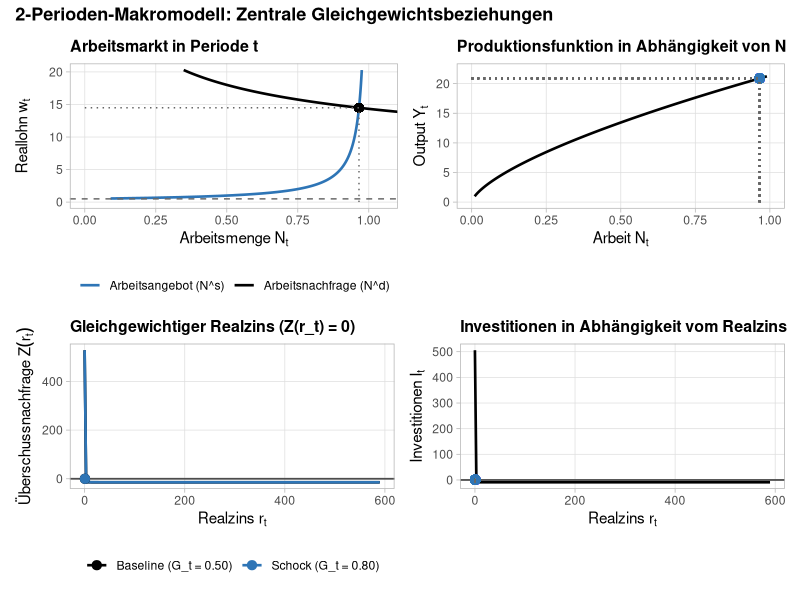
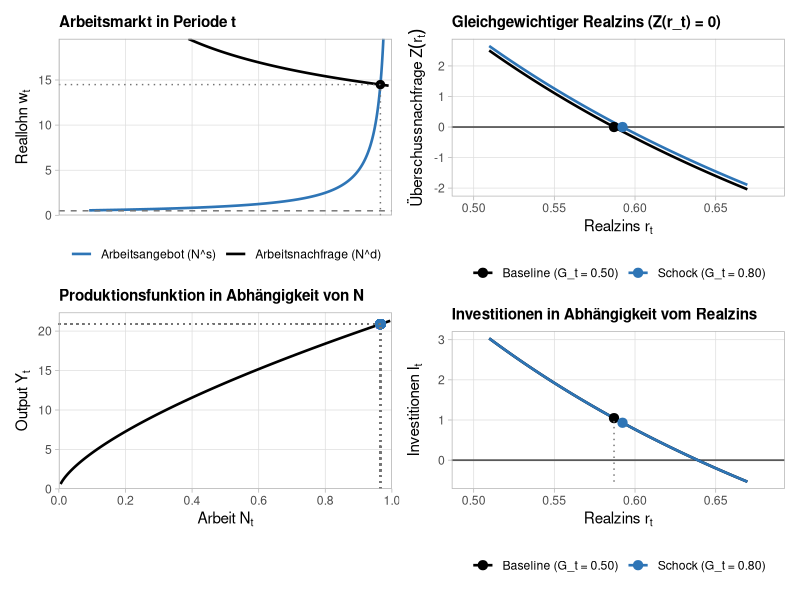
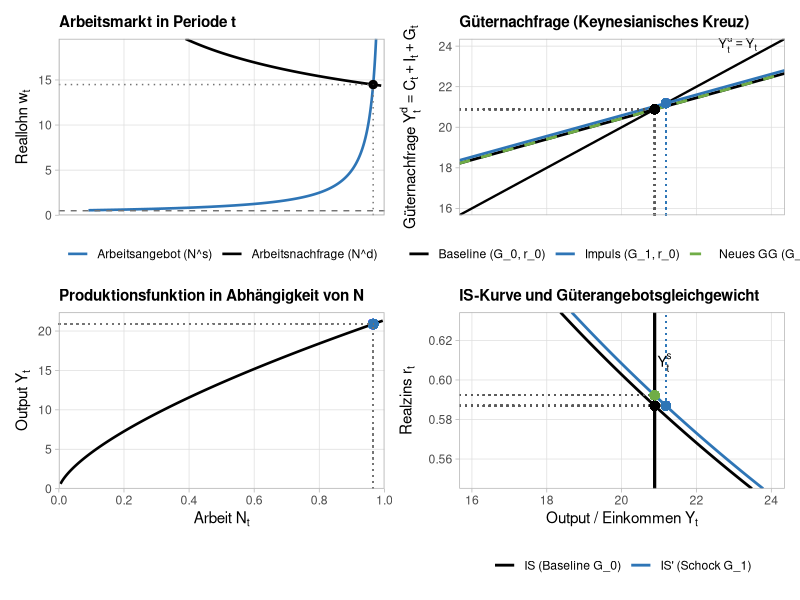

Here is the R script that generated these plots, in order:
## ---- chunk 1
solve_macro_model <- function(
  K_t = 10, delta = 0.1,
  theta_t = 0.5, theta_t1 = 0.5,
  G_t = 0.5, G_t1 = 0.5,
  sigma = 1.0, beta = 0.96,
  A_t = 10, A_t1 = 10,
  alpha = 0.33
) {
  # --- 1. Periode t: Arbeitsmarkt & Produktion (unabhängig von r_t) ---
  labor_eq_t <- function(w) {
    Nd <- K_t * ((1 - alpha) * A_t / w)^(1 / alpha)
    Ns <- 1 - theta_t / w
    return(Nd - Ns)
  }
  w_t <- uniroot(labor_eq_t, interval = c(theta_t + 1e-6, 100))$root
  N_t <- 1 - theta_t / w_t
  Y_t <- A_t * K_t^alpha * N_t^(1 - alpha)
  D_t <- Y_t - w_t * N_t

  # --- 2. Funktionen in Abhängigkeit vom Realzins r_t ---
  eval_given_r <- function(r) {
    k_n_ratio <- (alpha * A_t1 / (r + delta))^(1 / (1 - alpha))
    w_t1 <- (1 - alpha) * A_t1 * (k_n_ratio)^alpha
    N_t1 <- 1 - theta_t1 / w_t1
    
    if (is.na(N_t1) || N_t1 <= 0) return(list(excess_demand = NA))
    
    K_t1 <- k_n_ratio * N_t1
    I_t  <- K_t1 - (1 - delta) * K_t
    B_I  <- I_t
    Y_t1 <- A_t1 * K_t1^alpha * N_t1^(1 - alpha)
    D_t1 <- Y_t1 + (1 - delta) * K_t1 - w_t1 * N_t1 - (1 + r) * B_I
    
    W <- (w_t * N_t + D_t - G_t) + (w_t1 * N_t1 + D_t1 - G_t1) / (1 + r)
    
    C_t  <- W / (1 + beta^(1 / sigma) * (1 + r)^((1 - sigma) / sigma))
    S_t  <- w_t * N_t + D_t - G_t - C_t
    C_t1 <- (1 + r) * S_t + w_t1 * N_t1 + D_t1 - G_t1
    
    excess_demand <- C_t + I_t + G_t - Y_t
    
    list(
      r_t = r, w_t = w_t, N_t = N_t, Y_t = Y_t, D_t = D_t,
      C_t = C_t, I_t = I_t, S_t = S_t, G_t = G_t,
      w_t1 = w_t1, N_t1 = N_t1, K_t1 = K_t1, Y_t1 = Y_t1,
      D_t1 = D_t1, C_t1 = C_t1, G_t1 = G_t1, W = W,
      excess_demand = excess_demand,
      check_t1 = Y_t1 + (1 - delta) * K_t1 - (C_t1 + G_t1)
    )
  }

  # Analytische Obergrenze r_max für N_{t+1} > 0
  r_max <- alpha * A_t1 * ((1 - alpha) * A_t1 / theta_t1)^((1 - alpha) / alpha) - delta
  r_min <- max(-delta + 1e-5, -0.99)
  
  if (r_max <= r_min) {
    stop("Kein positives Arbeitsangebot in t+1 möglich (theta_{t+1} zu hoch oder A_{t+1} zu niedrig).")
  }

  # Gleichgewichtszins r_t suchen
  r_star <- uniroot(
    function(r) eval_given_r(r)$excess_demand,
    interval = c(r_min, r_max - 1e-6)
  )$root
  
  return(eval_given_r(r_star))
}

# Testlauf
base  <- solve_macro_model(G_t = 0.5, G_t1 = 0.5)
shock <- solve_macro_model(G_t = 0.8, G_t1 = 0.5)

options(scipen = 999)

library(knitr)

vars <- c("r_t", "Y_t", "C_t", "I_t", "N_t", "w_t", "Y_t1", "C_t1", "K_t1", "check_t1")
labels <- c(
  "$r_t$", "$Y_t$", "$C_t$", "$I_t$", "$N_t$",
  "$w_t$", "$Y_{t+1}$", "$C_{t+1}$", "$K_{t+1}$", "$\\text{Check}_{t+1}$"
)

out_df <- data.frame(
  Variable = labels,
  Baseline = unlist(base[vars]),
  G_t_Schock = unlist(shock[vars]),
  row.names = NULL
)

kable(
  out_df,
  digits = 2,
  col.names = c("Variable", "Baseline", "$G_t$-Schock"),
  align = c("l", "r", "r"),
  escape = FALSE,
  caption = "Modellgleichgewicht: Baseline vs. temporärer Staatsausgabenschock ($G_t$)"
)


## ---- chunk 2
#| warning: false
#| message: false

library(ggplot2)
library(patchwork)

# --- 1. Modellfunktion (mit A = 10 als Standard für positive Investitionen) ---
solve_macro_model <- function(
  K_t = 10, delta = 0.1,
  theta_t = 0.5, theta_t1 = 0.5,
  G_t = 0.5, G_t1 = 0.5,
  sigma = 1.0, beta = 0.96,
  A_t = 10.0, A_t1 = 10.0,
  alpha = 0.33
) {
  labor_eq_t <- function(w) {
    Nd <- K_t * ((1 - alpha) * A_t / w)^(1 / alpha)
    Ns <- 1 - theta_t / w
    return(Nd - Ns)
  }
  w_t <- uniroot(labor_eq_t, interval = c(theta_t + 1e-6, 100))$root
  N_t <- 1 - theta_t / w_t
  Y_t <- A_t * K_t^alpha * N_t^(1 - alpha)
  D_t <- Y_t - w_t * N_t

  eval_given_r <- function(r) {
    k_n_ratio <- (alpha * A_t1 / (r + delta))^(1 / (1 - alpha))
    w_t1 <- (1 - alpha) * A_t1 * (k_n_ratio)^alpha
    N_t1 <- 1 - theta_t1 / w_t1
    if (is.na(N_t1) || N_t1 <= 0) return(list(excess_demand = NA))

    K_t1 <- k_n_ratio * N_t1
    I_t  <- K_t1 - (1 - delta) * K_t
    B_I  <- I_t
    Y_t1 <- A_t1 * K_t1^alpha * N_t1^(1 - alpha)
    D_t1 <- Y_t1 + (1 - delta) * K_t1 - w_t1 * N_t1 - (1 + r) * B_I

    W <- (w_t * N_t + D_t - G_t) + (w_t1 * N_t1 + D_t1 - G_t1) / (1 + r)
    C_t  <- W / (1 + beta^(1 / sigma) * (1 + r)^((1 - sigma) / sigma))
    S_t  <- w_t * N_t + D_t - G_t - C_t
    C_t1 <- (1 + r) * S_t + w_t1 * N_t1 + D_t1 - G_t1

    excess_demand <- C_t + I_t + G_t - Y_t

    list(
      r_t = r, w_t = w_t, N_t = N_t, Y_t = Y_t, D_t = D_t,
      C_t = C_t, I_t = I_t, S_t = S_t, G_t = G_t,
      w_t1 = w_t1, N_t1 = N_t1, K_t1 = K_t1, Y_t1 = Y_t1,
      D_t1 = D_t1, C_t1 = C_t1, G_t1 = G_t1, W = W,
      excess_demand = excess_demand,
      check_t1 = Y_t1 + (1 - delta) * K_t1 - (C_t1 + G_t1)
    )
  }

  r_max <- alpha * A_t1 * ((1 - alpha) * A_t1 / theta_t1)^((1 - alpha) / alpha) - delta
  r_min <- max(-delta + 1e-5, -0.99)
  r_star <- uniroot(
    function(r) eval_given_r(r)$excess_demand,
    interval = c(r_min, r_max - 1e-6)
  )$root

  out <- eval_given_r(r_star)
  out$eval_given_r <- eval_given_r
  out$r_max <- r_max
  return(out)
}

# Parameter & Gleichgewichte berechnen
params <- list(
  K_t = 10, delta = 0.1, theta_t = 0.5, theta_t1 = 0.5,
  G_t0 = 0.5, G_t1_shock = 0.8, G_t1 = 0.5,
  sigma = 1.0, beta = 0.96, A_t = 10.0, A_t1 = 10.0, alpha = 0.33
)

eq0 <- do.call(solve_macro_model, c(
  params[c("K_t", "delta", "theta_t", "theta_t1", "G_t1", "sigma", "beta", "A_t", "A_t1", "alpha")],
  list(G_t = params$G_t0)
))
eq1 <- do.call(solve_macro_model, c(
  params[c("K_t", "delta", "theta_t", "theta_t1", "G_t1", "sigma", "beta", "A_t", "A_t1", "alpha")],
  list(G_t = params$G_t1_shock)
))

theme_macro <- theme_light(base_size = 11) +
  theme(
    panel.grid.minor = element_blank(),
    plot.title = element_text(face = "bold", size = 11.5),
    legend.position = "bottom",
    legend.title = element_blank()
  )

# --- GRAFIK 1: Arbeitsmarkt in Periode t ---
w_grid <- seq(params$theta_t + 0.05, max(eq0$w_t * 1.4, 8), length.out = 200)
df_labor <- data.frame(
  w  = w_grid,
  Nd = params$K_t * ((1 - params$alpha) * params$A_t / w_grid)^(1 / params$alpha),
  Ns = 1 - params$theta_t / w_grid
)

p_labor <- ggplot(df_labor, aes(x = Nd, y = w)) +
  geom_line(aes(x = Nd, color = "Arbeitsnachfrage (N^d)"), linewidth = 0.9) +
  geom_line(aes(x = Ns, color = "Arbeitsangebot (N^s)"), linewidth = 0.9) +
  geom_hline(yintercept = params$theta_t, linetype = "dashed", color = "grey40") +
  geom_point(aes(x = eq0$N_t, y = eq0$w_t), color = "black", size = 2.5) +
  annotate("segment", x = eq0$N_t, xend = eq0$N_t, y = 0, yend = eq0$w_t, linetype = "dotted", color = "grey40") +
  annotate("segment", x = 0, xend = eq0$N_t, y = eq0$w_t, yend = eq0$w_t, linetype = "dotted", color = "grey40") +
  scale_color_manual(values = c("Arbeitsnachfrage (N^d)" = "black", "Arbeitsangebot (N^s)" = "#2E75B6")) +
  coord_cartesian(xlim = c(0, 1.05), ylim = c(0, max(w_grid))) +
  labs(
    title = "Arbeitsmarkt in Periode t",
    x = expression(Arbeitsmenge~N[t]),
    y = expression(Reallohn~w[t])
  ) +
  theme_macro

# --- GRAFIK 2: Produktionsfunktion Y_t(N_t) ---
n_grid <- seq(0.01, 0.99, length.out = 200)
df_prod <- data.frame(
  N = n_grid,
  Y = params$A_t * params$K_t^params$alpha * n_grid^(1 - params$alpha)
)

p_prod <- ggplot(df_prod, aes(x = N, y = Y)) +
  geom_line(color = "black", linewidth = 0.9) +
  geom_point(aes(x = eq0$N_t, y = eq0$Y_t), color = "#2E75B6", size = 2.8) +
  geom_segment(aes(x = eq0$N_t, xend = eq0$N_t, y = 0, yend = eq0$Y_t), linetype = "dotted", color = "grey40") +
  geom_segment(aes(x = 0, xend = eq0$N_t, y = eq0$Y_t, yend = eq0$Y_t), linetype = "dotted", color = "grey40") +
  coord_cartesian(xlim = c(0, 1), ylim = c(0, max(df_prod$Y) * 1.05)) +
  labs(
    title = "Produktionsfunktion in Abhängigkeit von N",
    x = expression(Arbeit~N[t]),
    y = expression(Output~Y[t])
  ) +
  theme_macro

# --- GRAFIK 3: Gleichgewichtszins über Überschussnachfrage Z(r_t) ---
r_grid <- seq(max(-params$delta + 0.02, -0.05), eq0$r_max * 0.92, length.out = 200)
z0 <- sapply(r_grid, function(r) eq0$eval_given_r(r)$excess_demand)
z1 <- sapply(r_grid, function(r) eq1$eval_given_r(r)$excess_demand)

df_r <- rbind(
  data.frame(r = r_grid, Z = z0, Szenario = "Baseline (G_t = 0.50)"),
  data.frame(r = r_grid, Z = z1, Szenario = "Schock (G_t = 0.80)")
)

p_rate <- ggplot(df_r, aes(x = r, y = Z, color = Szenario)) +
  geom_hline(yintercept = 0, color = "grey30", linewidth = 0.6) +
  geom_line(linewidth = 0.9) +
  geom_point(data = data.frame(
    r = c(eq0$r_t, eq1$r_t),
    Z = c(0, 0),
    Szenario = c("Baseline (G_t = 0.50)", "Schock (G_t = 0.80)")
  ), aes(x = r, y = Z), size = 2.8) +
  scale_color_manual(values = c("Baseline (G_t = 0.50)" = "black", "Schock (G_t = 0.80)" = "#2E75B6")) +
  labs(
    title = "Gleichgewichtiger Realzins (Z(r_t) = 0)",
    x = expression(Realzins~r[t]),
    y = expression(Überschussnachfrage~Z(r[t]))
  ) +
  theme_macro

# --- GRAFIK 4: Investitionsnachfrage I_t(r_t) ---
inv0 <- sapply(r_grid, function(r) eq0$eval_given_r(r)$I_t)
df_inv <- data.frame(r = r_grid, I = inv0)

p_inv <- ggplot(df_inv, aes(x = r, y = I)) +
  geom_hline(yintercept = 0, color = "grey30", linewidth = 0.6) +
  geom_line(color = "black", linewidth = 0.9) +
  geom_point(aes(x = eq0$r_t, y = eq0$I_t), color = "#2E75B6", size = 2.8) +
  geom_segment(aes(x = eq0$r_t, xend = eq0$r_t, y = min(0, min(inv0)), yend = eq0$I_t), linetype = "dotted", color = "grey40") +
  geom_segment(aes(x = min(r_grid), xend = eq0$r_t, y = eq0$I_t, yend = eq0$I_t), linetype = "dotted", color = "grey40") +
  labs(
    title = "Investitionen in Abhängigkeit vom Realzins",
    x = expression(Realzins~r[t]),
    y = expression(Investitionen~I[t])
  ) +
  theme_macro

# --- KOMBINATION MIT PATCHWORK ---
(p_labor | p_prod) / (p_rate | p_inv) +
  plot_annotation(
    title = "2-Perioden-Makromodell: Zentrale Gleichgewichtsbeziehungen",
    theme = theme(plot.title = element_text(face = "bold", size = 13))
  )
## ---- chunk 3
#| message: false
#| warning: false

library(ggplot2)
library(patchwork)

# --- 1. Modellfunktion ---
solve_macro_model <- function(
  K_t = 10, delta = 0.1,
  theta_t = 0.5, theta_t1 = 0.5,
  G_t = 0.5, G_t1 = 0.5,
  sigma = 1.0, beta = 0.96,
  A_t = 10.0, A_t1 = 10.0,
  alpha = 0.33
) {
  labor_eq_t <- function(w) {
    Nd <- K_t * ((1 - alpha) * A_t / w)^(1 / alpha)
    Ns <- 1 - theta_t / w
    return(Nd - Ns)
  }
  w_t <- uniroot(labor_eq_t, interval = c(theta_t + 1e-6, 100))$root
  N_t <- 1 - theta_t / w_t
  Y_t <- A_t * K_t^alpha * N_t^(1 - alpha)
  D_t <- Y_t - w_t * N_t

  eval_given_r <- function(r) {
    k_n_ratio <- (alpha * A_t1 / (r + delta))^(1 / (1 - alpha))
    w_t1 <- (1 - alpha) * A_t1 * (k_n_ratio)^alpha
    N_t1 <- 1 - theta_t1 / w_t1
    if (is.na(N_t1) || N_t1 <= 0) return(list(excess_demand = NA))

    K_t1 <- k_n_ratio * N_t1
    I_t  <- K_t1 - (1 - delta) * K_t
    B_I  <- I_t
    Y_t1 <- A_t1 * K_t1^alpha * N_t1^(1 - alpha)
    D_t1 <- Y_t1 + (1 - delta) * K_t1 - w_t1 * N_t1 - (1 + r) * B_I

    W <- (w_t * N_t + D_t - G_t) + (w_t1 * N_t1 + D_t1 - G_t1) / (1 + r)
    C_t  <- W / (1 + beta^(1 / sigma) * (1 + r)^((1 - sigma) / sigma))
    S_t  <- w_t * N_t + D_t - G_t - C_t
    C_t1 <- (1 + r) * S_t + w_t1 * N_t1 + D_t1 - G_t1

    excess_demand <- C_t + I_t + G_t - Y_t

    list(
      r_t = r, w_t = w_t, N_t = N_t, Y_t = Y_t, D_t = D_t,
      C_t = C_t, I_t = I_t, S_t = S_t, G_t = G_t,
      w_t1 = w_t1, N_t1 = N_t1, K_t1 = K_t1, Y_t1 = Y_t1,
      D_t1 = D_t1, C_t1 = C_t1, G_t1 = G_t1, W = W,
      excess_demand = excess_demand,
      check_t1 = Y_t1 + (1 - delta) * K_t1 - (C_t1 + G_t1)
    )
  }

  r_max <- alpha * A_t1 * ((1 - alpha) * A_t1 / theta_t1)^((1 - alpha) / alpha) - delta
  r_min <- max(-delta + 1e-5, -0.99)
  r_star <- uniroot(
    function(r) eval_given_r(r)$excess_demand,
    interval = c(r_min, r_max - 1e-6)
  )$root

  out <- eval_given_r(r_star)
  out$eval_given_r <- eval_given_r
  out$r_max <- r_max
  return(out)
}

# Parameter & Gleichgewichte berechnen
params <- list(
  K_t = 10, delta = 0.1, theta_t = 0.5, theta_t1 = 0.5,
  G_t0 = 0.5, G_t1_shock = 0.8, G_t1 = 0.5,
  sigma = 1.0, beta = 0.96, A_t = 10.0, A_t1 = 10.0, alpha = 0.33
)

eq0 <- do.call(solve_macro_model, c(
  params[c("K_t", "delta", "theta_t", "theta_t1", "G_t1", "sigma", "beta", "A_t", "A_t1", "alpha")],
  list(G_t = params$G_t0)
))
eq1 <- do.call(solve_macro_model, c(
  params[c("K_t", "delta", "theta_t", "theta_t1", "G_t1", "sigma", "beta", "A_t", "A_t1", "alpha")],
  list(G_t = params$G_t1_shock)
))

theme_macro <- theme_light(base_size = 11) +
  theme(
    panel.grid.minor = element_blank(),
    plot.title = element_text(face = "bold", size = 11),
    legend.position = "bottom",
    legend.title = element_blank()
  )

# --- LINKE SPALTE: Arbeitsmarkt (oben) und Produktionsfunktion (unten), gleiche N_t-Achse ---
n_limits <- c(0, 1.0)
n_breaks <- seq(0, 1.0, by = 0.2)

w_grid <- seq(params$theta_t + 0.05, max(eq0$w_t * 1.35, 7), length.out = 250)
df_labor <- data.frame(
  w  = w_grid,
  Nd = params$K_t * ((1 - params$alpha) * params$A_t / w_grid)^(1 / params$alpha),
  Ns = 1 - params$theta_t / w_grid
)

p_labor <- ggplot(df_labor, aes(y = w)) +
  geom_line(aes(x = Nd, color = "Arbeitsnachfrage (N^d)"), linewidth = 0.9) +
  geom_line(aes(x = Ns, color = "Arbeitsangebot (N^s)"), linewidth = 0.9) +
  geom_hline(yintercept = params$theta_t, linetype = "dashed", color = "grey45") +
  geom_point(data = data.frame(x = eq0$N_t, y = eq0$w_t), aes(x = x, y = y), color = "black", size = 2.5) +
  annotate("segment", x = eq0$N_t, xend = eq0$N_t, y = 0, yend = eq0$w_t, linetype = "dotted", color = "grey45") +
  annotate("segment", x = 0, xend = eq0$N_t, y = eq0$w_t, yend = eq0$w_t, linetype = "dotted", color = "grey45") +
  scale_x_continuous(limits = n_limits, breaks = n_breaks, expand = c(0, 0)) +
  scale_y_continuous(limits = c(0, max(w_grid)), expand = c(0, 0)) +
  scale_color_manual(values = c("Arbeitsnachfrage (N^d)" = "black", "Arbeitsangebot (N^s)" = "#2E75B6")) +
  labs(
    title = "Arbeitsmarkt in Periode t",
    x = NULL,
    y = expression(Reallohn~w[t])
  ) +
  theme_macro +
  theme(axis.text.x = element_blank(), axis.ticks.x = element_blank())

n_grid <- seq(0.005, 0.995, length.out = 250)
df_prod <- data.frame(
  N = n_grid,
  Y = params$A_t * params$K_t^params$alpha * n_grid^(1 - params$alpha)
)

p_prod <- ggplot(df_prod, aes(x = N, y = Y)) +
  geom_line(color = "black", linewidth = 0.9) +
  geom_point(aes(x = eq0$N_t, y = eq0$Y_t), color = "#2E75B6", size = 2.8) +
  geom_segment(aes(x = eq0$N_t, xend = eq0$N_t, y = 0, yend = eq0$Y_t), linetype = "dotted", color = "grey45") +
  geom_segment(aes(x = 0, xend = eq0$N_t, y = eq0$Y_t, yend = eq0$Y_t), linetype = "dotted", color = "grey45") +
  scale_x_continuous(limits = n_limits, breaks = n_breaks, expand = c(0, 0)) +
  scale_y_continuous(limits = c(0, max(df_prod$Y) * 1.05), expand = c(0, 0)) +
  labs(
    title = "Produktionsfunktion in Abhängigkeit von N",
    x = expression(Arbeit~N[t]),
    y = expression(Output~Y[t])
  ) +
  theme_macro

# --- RECHTE SPALTE: Gezielte r_t-Skalierung rund um die Gleichgewichte ---
r_center <- mean(c(eq0$r_t, eq1$r_t))
r_span   <- max(0.08, abs(eq1$r_t - eq0$r_t) * 2.2)
r_low    <- max(-params$delta + 0.01, r_center - r_span)
r_high   <- min(eq0$r_max * 0.75, r_center + r_span)
r_grid   <- seq(r_low, r_high, length.out = 250)

z0 <- sapply(r_grid, function(r) eq0$eval_given_r(r)$excess_demand)
z1 <- sapply(r_grid, function(r) eq1$eval_given_r(r)$excess_demand)

df_r <- rbind(
  data.frame(r = r_grid, Z = z0, Szenario = "Baseline (G_t = 0.50)"),
  data.frame(r = r_grid, Z = z1, Szenario = "Schock (G_t = 0.80)")
)

p_rate <- ggplot(df_r, aes(x = r, y = Z, color = Szenario)) +
  geom_hline(yintercept = 0, color = "grey35", linewidth = 0.6) +
  geom_line(linewidth = 0.9) +
  geom_point(
    data = data.frame(
      r = c(eq0$r_t, eq1$r_t),
      Z = c(0, 0),
      Szenario = c("Baseline (G_t = 0.50)", "Schock (G_t = 0.80)")
    ),
    aes(x = r, y = Z),
    size = 2.8
  ) +
  scale_x_continuous(
    limits = c(r_low, r_high),
    labels = function(x) sprintf("%.2f", x),
    expand = c(0.02, 0.02)
  ) +
  scale_color_manual(values = c("Baseline (G_t = 0.50)" = "black", "Schock (G_t = 0.80)" = "#2E75B6")) +
  labs(
    title = "Gleichgewichtiger Realzins (Z(r_t) = 0)",
    x = expression(Realzins~r[t]),
    y = expression(Überschussnachfrage~Z(r[t]))
  ) +
  theme_macro

inv0 <- sapply(r_grid, function(r) eq0$eval_given_r(r)$I_t)
inv1 <- sapply(r_grid, function(r) eq1$eval_given_r(r)$I_t)

df_inv <- rbind(
  data.frame(r = r_grid, I = inv0, Szenario = "Baseline (G_t = 0.50)"),
  data.frame(r = r_grid, I = inv1, Szenario = "Schock (G_t = 0.80)")
)

p_inv <- ggplot(df_inv, aes(x = r, y = I, color = Szenario)) +
  geom_hline(yintercept = 0, color = "grey35", linewidth = 0.6) +
  geom_line(linewidth = 0.9) +
  geom_point(
    data = data.frame(
      r = c(eq0$r_t, eq1$r_t),
      I = c(eq0$I_t, eq1$I_t),
      Szenario = c("Baseline (G_t = 0.50)", "Schock (G_t = 0.80)")
    ),
    aes(x = r, y = I),
    size = 2.8
  ) +
  geom_segment(
    data = data.frame(r = eq0$r_t, I = eq0$I_t),
    aes(x = r, xend = r, y = min(0, min(c(inv0, inv1))), yend = I),
    linetype = "dotted", color = "grey45", inherit.aes = FALSE
  ) +
  scale_x_continuous(
    limits = c(r_low, r_high),
    labels = function(x) sprintf("%.2f", x),
    expand = c(0.02, 0.02)
  ) +
  scale_color_manual(values = c("Baseline (G_t = 0.50)" = "black", "Schock (G_t = 0.80)" = "#2E75B6")) +
  labs(
    title = "Investitionen in Abhängigkeit vom Realzins",
    x = expression(Realzins~r[t]),
    y = expression(Investitionen~I[t])
  ) +
  theme_macro

# --- KOMBINATION MIT PATCHWORK (Spaltenweise: links N_t-Achse, rechts r_t-Achse) ---
(p_labor / p_prod + plot_layout(heights = c(1, 1))) |
  (p_rate / p_inv + plot_layout(heights = c(1, 1))) +
  plot_annotation(
    title = "2-Perioden-Makromodell: Arbeitsmarkt, Produktion, Zins und Investitionen",
    theme = theme(plot.title = element_text(face = "bold", size = 12.5))
  )

## ---- chunk 4
#| message: false
#| warning: false

library(ggplot2)
library(patchwork)

# ==============================================================================
# 1. ZENTRALE PARAMETERDEFINITION (Single Source of Truth)
# ==============================================================================
params <- list(
  K_t      = 10.0,
  delta    = 0.10,
  theta_t  = 0.50,
  theta_t1 = 0.50,
  G_t      = 0.50,   # Baseline Staatsausgaben in t
  G_t1     = 0.50,   # Staatsausgaben in t+1
  sigma    = 1.00,
  beta     = 0.96,
  A_t      = 10.0,
  A_t1     = 10.0,
  alpha    = 0.33
)

# Schock-Parameter (leitet sich direkt aus params ab, nur G_t wird geändert)
params_shock <- modifyList(params, list(G_t = 0.80))

# ==============================================================================
# 2. MODELL-SOLVER (ohne eigene Parameter-Defaults)
# ==============================================================================
solve_macro_model <- function(p) {
  with(p, {
    # --- Schritt A: Periode t (Arbeitsmarkt & Produktion) ---
    labor_eq_t <- function(w) {
      Nd <- K_t * ((1 - alpha) * A_t / w)^(1 / alpha)
      Ns <- 1 - theta_t / w
      return(Nd - Ns)
    }
    w_t <- uniroot(labor_eq_t, interval = c(theta_t + 1e-6, 1000))$root
    N_t <- 1 - theta_t / w_t
    Y_t <- A_t * K_t^alpha * N_t^(1 - alpha)
    D_t <- Y_t - w_t * N_t

    # --- Schritt B: Hilfsfunktion für beliebiges r und beliebiges Einkommen Y_hyp ---
    eval_given_r <- function(r, Y_hyp = Y_t) {
      k_n_ratio <- (alpha * A_t1 / (r + delta))^(1 / (1 - alpha))
      w_t1 <- (1 - alpha) * A_t1 * (k_n_ratio)^alpha
      N_t1 <- 1 - theta_t1 / w_t1
      if (is.na(N_t1) || N_t1 <= 0) return(list(excess_demand = NA))

      K_t1 <- k_n_ratio * N_t1
      I_t  <- K_t1 - (1 - delta) * K_t
      B_I  <- I_t
      Y_t1 <- A_t1 * K_t1^alpha * N_t1^(1 - alpha)
      D_t1 <- Y_t1 + (1 - delta) * K_t1 - w_t1 * N_t1 - (1 + r) * B_I

      W <- (Y_hyp - G_t) + (w_t1 * N_t1 + D_t1 - G_t1) / (1 + r)
      mpc <- 1 / (1 + beta^(1 / sigma) * (1 + r)^((1 - sigma) / sigma))
      C_t <- mpc * W

      Yd <- C_t + I_t + G_t
      excess_demand <- Yd - Y_hyp

      PV_t1 <- (w_t1 * N_t1 + D_t1 - G_t1) / (1 + r)
      Y_IS  <- (mpc * (PV_t1 - G_t) + I_t + G_t) / (1 - mpc)

      S_t  <- Y_hyp - G_t - C_t
      C_t1 <- (1 + r) * S_t + w_t1 * N_t1 + D_t1 - G_t1

      list(
        r_t = r, w_t = w_t, N_t = N_t, Y_t = Y_t, D_t = D_t,
        C_t = C_t, I_t = I_t, S_t = S_t, G_t = G_t, Yd = Yd, Y_IS = Y_IS,
        w_t1 = w_t1, N_t1 = N_t1, K_t1 = K_t1, Y_t1 = Y_t1,
        D_t1 = D_t1, C_t1 = C_t1, G_t1 = G_t1, W = W,
        excess_demand = excess_demand,
        check_t1 = Y_t1 + (1 - delta) * K_t1 - (C_t1 + G_t1)
      )
    }

    r_max <- alpha * A_t1 * ((1 - alpha) * A_t1 / theta_t1)^((1 - alpha) / alpha) - delta
    r_min <- max(-delta + 1e-5, -0.99)
    r_star <- uniroot(
      function(r) eval_given_r(r, Y_hyp = Y_t)$excess_demand,
      interval = c(r_min, r_max - 1e-6)
    )$root

    out <- eval_given_r(r_star, Y_hyp = Y_t)
    out$eval_given_r <- eval_given_r
    out$r_max <- r_max
    out$params <- p
    return(out)
  })
}

eq0 <- solve_macro_model(params)
eq1 <- solve_macro_model(params_shock)

# ==============================================================================
# 3. GRAFIKEN MIT GGPLOT2 & PATCHWORK
# ==============================================================================
theme_macro <- theme_light(base_size = 11) +
  theme(
    panel.grid.minor = element_blank(),
    plot.title = element_text(face = "bold", size = 11),
    legend.position = "bottom",
    legend.title = element_blank()
  )

# --- LINKE SPALTE: Arbeitsmarkt (oben) & Produktionsfunktion (unten) ---
n_limits <- c(0, 1.0)
n_breaks <- seq(0, 1.0, by = 0.2)

w_grid <- seq(params$theta_t + 0.05, max(eq0$w_t * 1.35, 7), length.out = 250)
df_labor <- data.frame(
  w  = w_grid,
  Nd = params$K_t * ((1 - params$alpha) * params$A_t / w_grid)^(1 / params$alpha),
  Ns = 1 - params$theta_t / w_grid
)

p_labor <- ggplot(df_labor, aes(y = w)) +
  geom_line(aes(x = Nd, color = "Arbeitsnachfrage (N^d)"), linewidth = 0.9) +
  geom_line(aes(x = Ns, color = "Arbeitsangebot (N^s)"), linewidth = 0.9) +
  geom_hline(yintercept = params$theta_t, linetype = "dashed", color = "grey45") +
  geom_point(data = data.frame(x = eq0$N_t, y = eq0$w_t), aes(x = x, y = y), color = "black", size = 2.5) +
  annotate("segment", x = eq0$N_t, xend = eq0$N_t, y = 0, yend = eq0$w_t, linetype = "dotted", color = "grey45") +
  annotate("segment", x = 0, xend = eq0$N_t, y = eq0$w_t, yend = eq0$w_t, linetype = "dotted", color = "grey45") +
  scale_x_continuous(limits = n_limits, breaks = n_breaks, expand = c(0, 0)) +
  scale_y_continuous(limits = c(0, max(w_grid)), expand = c(0, 0)) +
  scale_color_manual(values = c("Arbeitsnachfrage (N^d)" = "black", "Arbeitsangebot (N^s)" = "#2E75B6")) +
  labs(
    title = "Arbeitsmarkt in Periode t",
    x = NULL,
    y = expression(Reallohn~w[t])
  ) +
  theme_macro +
  theme(axis.text.x = element_blank(), axis.ticks.x = element_blank())

n_grid <- seq(0.005, 0.995, length.out = 250)
df_prod <- data.frame(
  N = n_grid,
  Y = params$A_t * params$K_t^params$alpha * n_grid^(1 - params$alpha)
)

p_prod <- ggplot(df_prod, aes(x = N, y = Y)) +
  geom_line(color = "black", linewidth = 0.9) +
  geom_point(aes(x = eq0$N_t, y = eq0$Y_t), color = "#2E75B6", size = 2.8) +
  geom_segment(aes(x = eq0$N_t, xend = eq0$N_t, y = 0, yend = eq0$Y_t), linetype = "dotted", color = "grey45") +
  geom_segment(aes(x = 0, xend = eq0$N_t, y = eq0$Y_t, yend = eq0$Y_t), linetype = "dotted", color = "grey45") +
  scale_x_continuous(limits = n_limits, breaks = n_breaks, expand = c(0, 0)) +
  scale_y_continuous(limits = c(0, max(df_prod$Y) * 1.05), expand = c(0, 0)) +
  labs(
    title = "Produktionsfunktion in Abhängigkeit von N",
    x = expression(Arbeit~N[t]),
    y = expression(Output~Y[t])
  ) +
  theme_macro

# --- RECHTE SPALTE: Keynesianisches Kreuz (oben) & IS-Kurve (unten) ---
Y_eq <- eq0$Y_t
Y_temp <- eq1$eval_given_r(eq0$r_t)$Y_IS
y_min_plot <- Y_eq * 0.75
y_max_plot <- max(Y_eq, Y_temp) * 1.15
Y_grid <- seq(y_min_plot, y_max_plot, length.out = 200)

Yd_base  <- sapply(Y_grid, function(y) eq0$eval_given_r(eq0$r_t, Y_hyp = y)$Yd)
Yd_shift <- sapply(Y_grid, function(y) eq1$eval_given_r(eq0$r_t, Y_hyp = y)$Yd)
Yd_final <- sapply(Y_grid, function(y) eq1$eval_given_r(eq1$r_t, Y_hyp = y)$Yd)

df_keynes <- rbind(
  data.frame(Y = Y_grid, Yd = Yd_base,  Kurve = "Baseline (G_0, r_0)"),
  data.frame(Y = Y_grid, Yd = Yd_shift, Kurve = "Impuls (G_1, r_0)"),
  data.frame(Y = Y_grid, Yd = Yd_final, Kurve = "Neues GG (G_1, r_1)")
)

p_keynes <- ggplot(df_keynes, aes(x = Y, y = Yd)) +
  geom_abline(intercept = 0, slope = 1, color = "black", linewidth = 0.8) +
  geom_line(aes(color = Kurve, linetype = Kurve), linewidth = 0.95) +
  geom_segment(aes(x = Y_eq, xend = Y_eq, y = y_min_plot, yend = Y_eq), linetype = "dotted", color = "grey35") +
  geom_segment(aes(x = Y_temp, xend = Y_temp, y = y_min_plot, yend = Y_temp), linetype = "dotted", color = "#2E75B6") +
  geom_segment(aes(x = y_min_plot, xend = Y_eq, y = Y_eq, yend = Y_eq), linetype = "dotted", color = "grey35") +
  geom_point(aes(x = Y_eq, y = Y_eq), color = "black", size = 2.6) +
  geom_point(aes(x = Y_temp, y = Y_temp), color = "#2E75B6", size = 2.6) +
  annotate("text", x = y_max_plot * 0.97, y = y_max_plot * 0.99, label = expression(Y[t]^d == Y[t]), size = 3.3, hjust = 1) +
  scale_x_continuous(limits = c(y_min_plot, y_max_plot), expand = c(0, 0)) +
  scale_y_continuous(limits = c(y_min_plot, y_max_plot), expand = c(0, 0)) +
  scale_color_manual(values = c(
    "Baseline (G_0, r_0)" = "black",
    "Impuls (G_1, r_0)"   = "#2E75B6",
    "Neues GG (G_1, r_1)" = "#70AD47"
  )) +
  scale_linetype_manual(values = c(
    "Baseline (G_0, r_0)" = "solid",
    "Impuls (G_1, r_0)"   = "solid",
    "Neues GG (G_1, r_1)" = "dashed"
  )) +
  labs(
    title = "Güternachfrage (Keynesianisches Kreuz)",
    x = NULL,
    y = expression(Güternachfrage~Y[t]^d == C[t] + I[t] + G[t])
  ) +
  theme_macro +
  theme(axis.text.x = element_blank(), axis.ticks.x = element_blank())

r_span <- max(0.06, abs(eq1$r_t - eq0$r_t) * 2.5)
r_low  <- max(-params$delta + 0.01, min(eq0$r_t, eq1$r_t) - r_span * 0.7)
r_high <- min(eq0$r_max * 0.75, max(eq0$r_t, eq1$r_t) + r_span * 0.7)
r_grid_is <- seq(r_low, r_high, length.out = 200)

df_is <- rbind(
  data.frame(
    r = r_grid_is,
    Y = sapply(r_grid_is, function(r) eq0$eval_given_r(r)$Y_IS),
    Kurve = "IS (Baseline G_0)"
  ),
  data.frame(
    r = r_grid_is,
    Y = sapply(r_grid_is, function(r) eq1$eval_given_r(r)$Y_IS),
    Kurve = "IS' (Schock G_1)"
  )
)

p_is <- ggplot(df_is, aes(x = Y, y = r)) +
  geom_vline(xintercept = Y_eq, color = "black", linewidth = 1.1) +
  geom_line(aes(color = Kurve), linewidth = 0.95) +
  geom_segment(aes(x = y_min_plot, xend = Y_temp, y = eq0$r_t, yend = eq0$r_t), linetype = "dotted", color = "grey35") +
  geom_segment(aes(x = y_min_plot, xend = Y_eq, y = eq1$r_t, yend = eq1$r_t), linetype = "dotted", color = "grey35") +
  geom_segment(aes(x = Y_temp, xend = Y_temp, y = eq0$r_t, yend = r_high), linetype = "dotted", color = "#2E75B6") +
  geom_point(aes(x = Y_eq, y = eq0$r_t), color = "black", size = 2.6) +
  geom_point(aes(x = Y_temp, y = eq0$r_t), color = "#2E75B6", size = 2.6) +
  geom_point(aes(x = Y_eq, y = eq1$r_t), color = "#70AD47", size = 2.6) +
  annotate("text", x = Y_eq + (y_max_plot - y_min_plot) * 0.03, y = r_high * 0.96, label = expression(Y[t]^s), size = 3.6, fontface = "bold") +
  scale_x_continuous(limits = c(y_min_plot, y_max_plot), expand = c(0, 0)) +
  scale_y_continuous(
    limits = c(r_low, r_high),
    labels = function(x) sprintf("%.2f", x),
    expand = c(0, 0)
  ) +
  scale_color_manual(values = c("IS (Baseline G_0)" = "black", "IS' (Schock G_1)" = "#2E75B6")) +
  labs(
    title = "IS-Kurve und Güterangebotsgleichgewicht",
    x = expression(Output~"/"~Einkommen~Y[t]),
    y = expression(Realzins~r[t])
  ) +
  theme_macro

# --- GESAMTKOMBINATION MIT PATCHWORK ---
(p_labor / p_prod + plot_layout(heights = c(1, 1))) |
  (p_keynes / p_is + plot_layout(heights = c(1, 1))) +
  plot_annotation(
    title = "2-Perioden-Makromodell: Arbeitsmarkt, Produktion, Keynesianisches Kreuz & IS-Kurve",
    theme = theme(plot.title = element_text(face = "bold", size = 12))
  )
